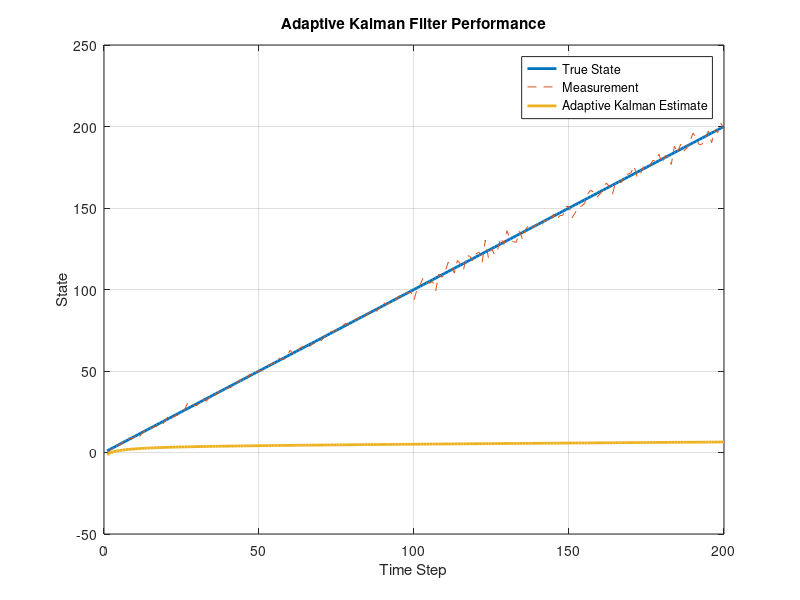

Write the MATLAB code that produced this figure.
clc;
clear;
close all;

% Adaptive Kalman Filter MATLAB Implementation
% Author: Sajjad Bahoushi

%% Simulation Parameters

N = 200;

%% Generate True Signal

x_true = zeros(1,N);
z = zeros(1,N);

x = 0;

for k = 1:N
    
    x = x + 1;
    x_true(k) = x;
    
    % Measurement noise
    if k < 100
        noise = randn;
    else
        noise = 3*randn;
    end
    
    z(k) = x + noise;

end


%% Adaptive Kalman Filter

x_est = zeros(1,N);

P = 1;
Q = 0.01;
R = 1;

x_est(1)=z(1);

for k = 2:N
    
    % Prediction
    x_pred = x_est(k-1);
    P_pred = P + Q;
    
    
    % Innovation
    innovation = z(k)-x_pred;
    
    
    % Adaptive noise estimation
    R = 0.9*R + 0.1*(innovation^2);
    
    
    % Kalman Gain
    K = P_pred/(P_pred+R);
    
    
    % Update
    x_est(k)=x_pred+K*innovation;
    
    P=(1-K)*P_pred;

end


%% Results

figure;

plot(x_true,'LineWidth',2);
hold on;

plot(z,'--');

plot(x_est,'LineWidth',2);

grid on;

legend('True State',...
       'Measurement',...
       'Adaptive Kalman Estimate');

xlabel('Time Step');
ylabel('State');

title('Adaptive Kalman Filter Performance');
